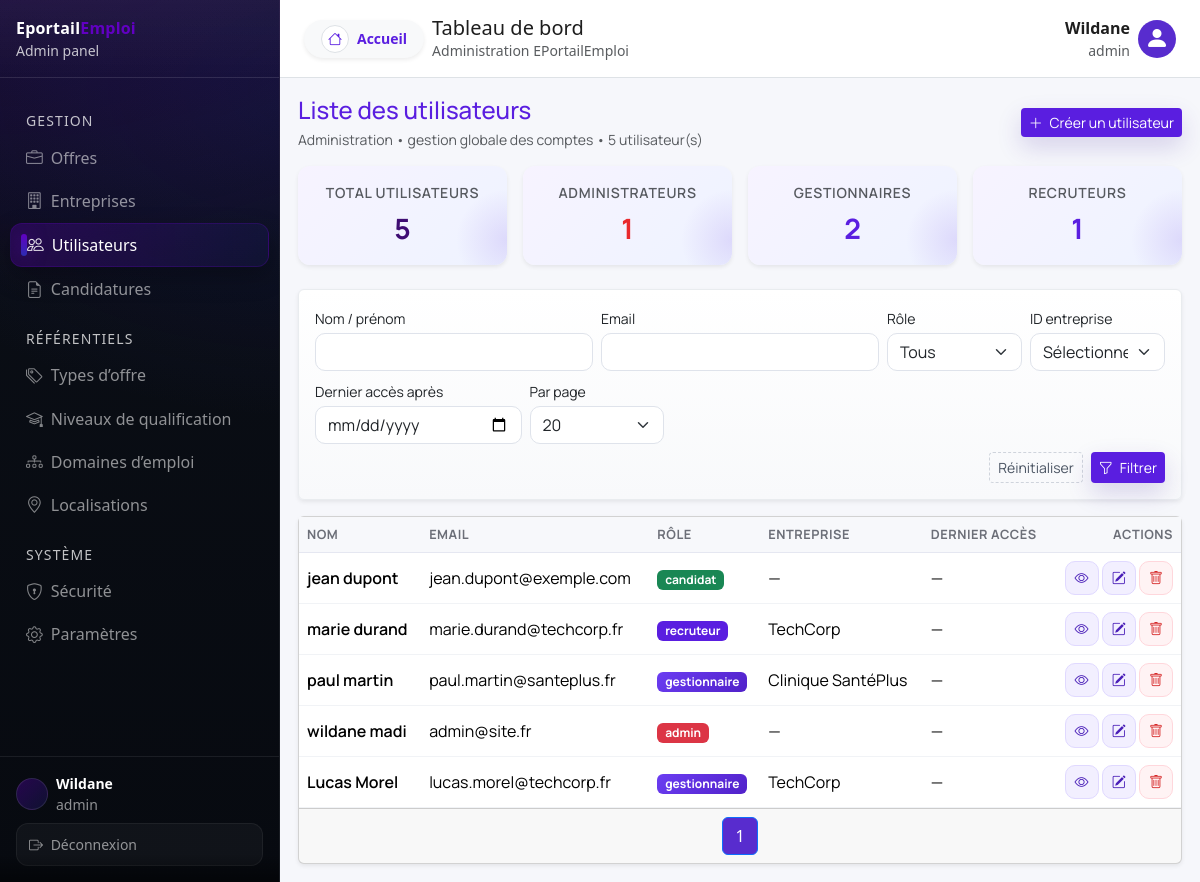
/admin/users?perPage=20&page=1 (signed in), run on an earlier commit of the app's database.
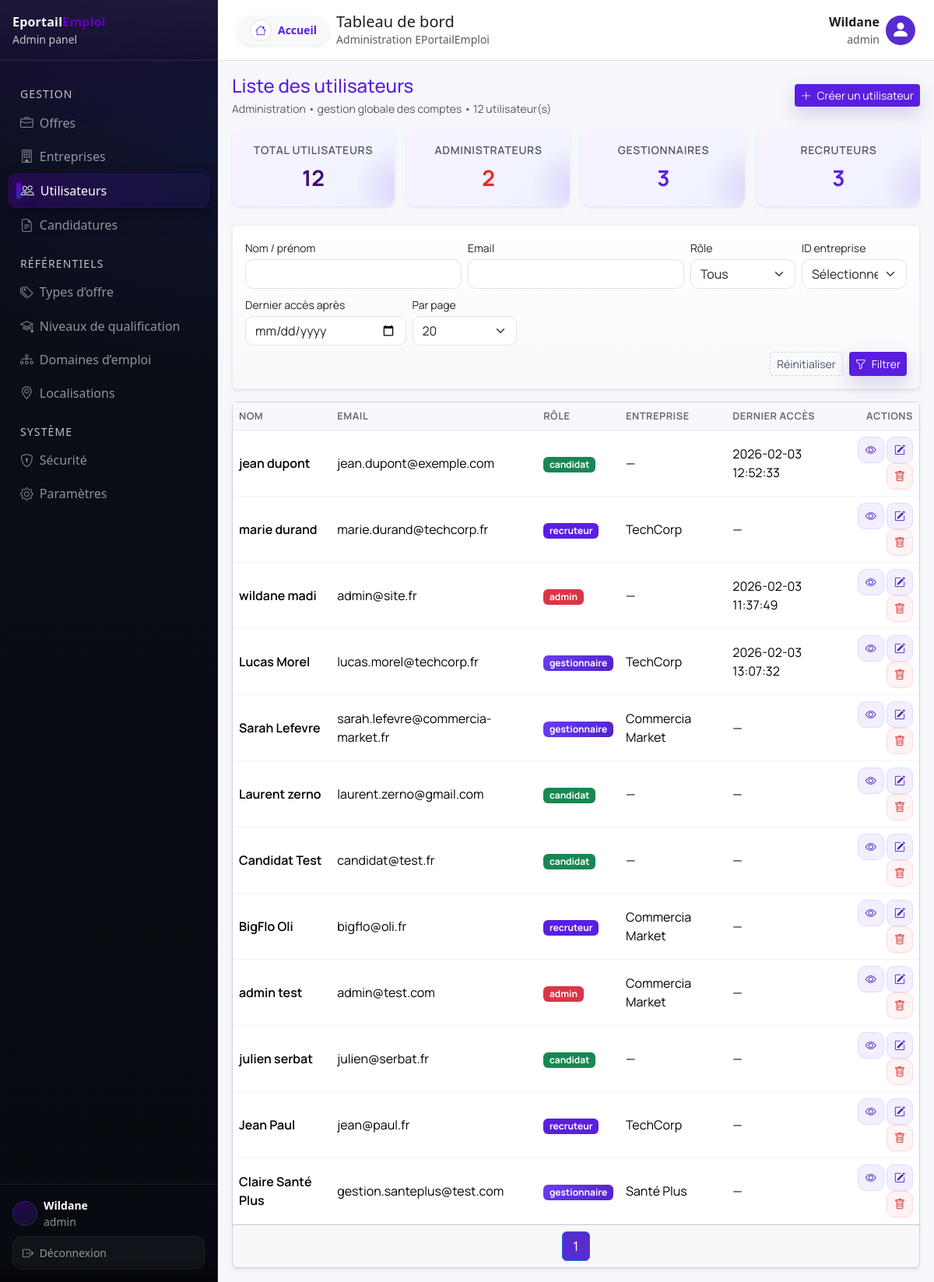
And on a later commit of the database.
### tables this page shows
CREATE TABLE IF NOT EXISTS `users` (
  `id` int NOT NULL AUTO_INCREMENT,
  `prenom` varchar(100) DEFAULT NULL,
  `nom` varchar(100) DEFAULT NULL,
  `email` varchar(150) NOT NULL,
  `mot_de_passe` varchar(255) NOT NULL,
  `telephone` varchar(30) DEFAULT NULL,
  `role` enum('candidat','recruteur','gestionnaire','admin') NOT NULL,
  `entreprise_id` int DEFAULT NULL,
  `date_creation` datetime DEFAULT CURRENT_TIMESTAMP,
  `dernier_acces` datetime DEFAULT NULL,
  PRIMARY KEY (`id`),
  UNIQUE KEY `email` (`email`),
  KEY `fk_users_entreprise` (`entreprise_id`)
);

CREATE TABLE IF NOT EXISTS `entreprises` (
  `id` int NOT NULL AUTO_INCREMENT,
  `date_inscription` timestamp NULL DEFAULT CURRENT_TIMESTAMP,
  `gestionnaire_id` int DEFAULT NULL,
  `nom` varchar(150) NOT NULL,
  `secteur_id` int NOT NULL,
  `adresse` varchar(255) NOT NULL,
  `code_postal` varchar(20) DEFAULT NULL,
  `ville` varchar(150) DEFAULT NULL,
  `pays` varchar(100) DEFAULT NULL,
  `telephone` varchar(30) DEFAULT NULL,
  `email` varchar(100) DEFAULT NULL,
  `siret` varchar(14) NOT NULL,
  `site_web` varchar(255) DEFAULT NULL,
  `taille` varchar(50) DEFAULT NULL,
  `description` text,
  `logo` varchar(255) DEFAULT NULL,
  PRIMARY KEY (`id`),
  UNIQUE KEY `siret` (`siret`),
  UNIQUE KEY `fk_entreprises_gestionnaire` (`gestionnaire_id`) USING BTREE,
  KEY `secteur_id` (`secteur_id`)
);

### views/users/admin_index.php (the view, shortened to what the changed rows need)
<?php
$users      = $users      ?? [];
$filters    = $filters    ?? [];
$page       = $page       ?? 1;
$pages      = $pages      ?? 1;
$perPage    = $perPage    ?? ($_GET['perPage'] ?? 10);
$kpi        = $kpi        ?? [];
$filters = $filters + [
    'nom'           => null,
    'email'         => null,
    'role'          => null,
    'entreprise_id' => null,
    'dernier_acces' => null,
];
$buildQuery = function(int $targetPage) use ($filters, $perPage): string {
    $qs = $filters + [
        'perPage' => $perPage,
        'page' => $targetPage,
    ];
    $qs = array_filter($qs, fn($v) => !($v === null || $v === '' || $v === 0));
    return http_build_query($qs);
};
?>
<div class="d-flex flex-wrap justify-content-between align-items-center mb-3 admin-users-header">
    <div>
        <h2 class="h4 mb-1 text-primary">Liste des utilisateurs</h2>
        <div class="text-muted small">
            Administration • gestion globale des comptes • <?= (int)$kpi['total'] ?> utilisateur(s)
        </div>
    </div>
</div>
<div class="row g-3 mb-4">
    <div class="col-6 col-md-3">
        <div class="card shadow-sm border-0 admin-kpi-card" style="border-radius: var(--radius-md);">
            <div class="card-body text-center py-3">
                <div class="small text-muted mb-1">Total utilisateurs</div>
                <div class="fs-3 fw-bold" style="color: var(--color-primary-purple-dark);">
                    <?= (int)$kpi['total'] ?>
                </div>
            </div>
        </div>
    </div>
    <div class="col-6 col-md-3">
        <div class="card shadow-sm border-0 admin-kpi-card" style="border-radius: var(--radius-md);">
            <div class="card-body text-center py-3">
                <div class="small text-muted mb-1">Administrateurs</div>
                <div class="fs-3 fw-bold" style="color: var(--color-secondary-red-dark);">
                    <?= (int)$kpi['admins'] ?>
                </div>
            </div>
        </div>
    </div>
    <div class="col-6 col-md-3">
        <div class="card shadow-sm border-0 admin-kpi-card" style="border-radius: var(--radius-md);">
            <div class="card-body text-center py-3">
                <div class="small text-muted mb-1">Gestionnaires</div>
                <div class="fs-3 fw-bold" style="color: var(--color-primary-purple);">
                    <?= (int)$kpi['gestionnaires'] ?>
                </div>
            </div>
        </div>
    </div>
    <div class="col-6 col-md-3">
        <div class="card shadow-sm border-0 admin-kpi-card" style="border-radius: var(--radius-md);">
            <div class="card-body text-center py-3">
                <div class="small text-muted mb-1">Recruteurs</div>
                <div class="fs-3 fw-bold text-primary">
                    <?= (int)$kpi['recruteurs'] ?>
                </div>
            </div>
        </div>
    </div>
</div>
<div class="card shadow-sm">
    <div class="card-body p-0">
        <div class="table-responsive">
            <table class="table table-hover align-middle mb-0 admin-users-table">
                <thead class="table-light admin-users-head">
                    <tr>
                        <th>Nom</th>
                        <th class="d-none d-md-table-cell">Email</th>
                        <th>Rôle</th>
                        <th class="d-none d-lg-table-cell">Entreprise</th>
                        <th class="d-none d-lg-table-cell">Dernier accès</th>
                        <th class="text-end">Actions</th>
                    </tr>
                </thead>
                <tbody>
                <?php if (empty($users)): ?>
                    <tr>
                        <td colspan="6" class="text-center text-muted py-4">
                            Aucun utilisateur ne correspond aux filtres.
                        </td>
                    </tr>
                <?php else: ?>
                    <?php foreach ($users as $u): ?>
                        <?php
                            $id   = (int)$u['id'];
                            $name = trim(($u['prenom'] ?? '') . ' ' . ($u['nom'] ?? ''));
                            $role = $u['role'] ?? '';
                            $badgeClass = match ($role) {
                                'admin'        => 'bg-danger',
                                'gestionnaire' => 'bg-purple text-white',
                                'recruteur'    => 'bg-primary',
                                'candidat'     => 'bg-success',
                                default        => 'bg-secondary',
                            };
                        ?>
                        <tr class="admin-user-row">
                            <td class="fw-semibold"><?= htmlspecialchars($name ?: '—') ?></td>
                            <td class="d-none d-md-table-cell"><?= htmlspecialchars($u['email'] ?? '—') ?></td>
                            <td>
                                <span class="badge <?= $badgeClass ?>">
                                    <?= htmlspecialchars($role) ?>
                                </span>
                            </td>
                            <td class="d-none d-lg-table-cell"><?= htmlspecialchars($u['entreprise'] ?? '—') ?></td>
                            <td class="d-none d-lg-table-cell"><?= htmlspecialchars($u['dernier_acces'] ?? '—') ?></td>
                            <td class="text-end">
                                <button
                                    class="btn btn-primary btn-sm btn-icon btn-soft-primary js-user-details"
                                    data-id="<?= $id ?>"
                                    data-nom="<?= htmlspecialchars($name) ?>"
                                    data-email="<?= htmlspecialchars($u['email']) ?>"
                                    data-role="<?= htmlspecialchars($role) ?>"
                                    data-entreprise="<?= htmlspecialchars($u['entreprise'] ?? '—') ?>"
                                    data-acces="<?= htmlspecialchars($u['dernier_acces'] ?? '—') ?>"
                                    data-bs-toggle="modal"
                                    data-bs-target="#userModal"
                                    aria-label="Voir les détails de <?= htmlspecialchars($name) ?>"
                                >
                                    <i class="bi bi-eye"></i>
                                </button>
                                <a href="/admin/users/edit?id=<?= $id ?>"
                                   class="btn btn-primary btn-sm btn-icon btn-soft-primary"
                                   aria-label="Modifier <?= htmlspecialchars($name) ?>">
                                    <i class="bi bi-pencil-square"></i>
                                </a>
                                <form method="POST"
                                      action="/admin/users/delete"
                                      class="d-inline js-delete-form">
                                    <button type="submit"
                                            class="btn btn-danger btn-sm btn-icon btn-soft-danger"
                                            aria-label="Supprimer <?= htmlspecialchars($name) ?>">
                                        <i class="bi bi-trash"></i>
                                    </button>
                                </form>
                            </td>
                        </tr>
                    <?php endforeach; ?>
                <?php endif; ?>
                </tbody>
            </table>
        </div>
    </div>
    <div class="card-footer">
        <nav aria-label="Pagination utilisateurs">
            <ul class="pagination justify-content-center mb-0">
                <?php for ($i = 1; $i <= $pages; $i++): ?>
                    <?php $qs = $buildQuery($i); ?>
                    <li class="page-item <?= $i === $page ? 'active' : '' ?>">
                        <a class="page-link bg-secondary text-white" href="?<?= htmlspecialchars($qs) ?>">
                            <?= $i ?>
                        </a>
                    </li>
                <?php endfor; ?>
            </ul>
        </nav>
    </div>
</div>

### views/partials/sidebar_dashboard.php (shortened to what the changed rows need)
<?php
$role = Auth::role() ?? 'candidat';
$menus = require __DIR__ . '/../../config/menus.php';
$items = $menus[$role] ?? [];
$currentPath = parse_url($_SERVER['REQUEST_URI'] ?? '/', PHP_URL_PATH) ?: '/';
?>
<nav class="sidebar bg-dark text-white d-flex flex-column">
    <ul class="nav nav-pills flex-column mb-auto mt-2">
        <?php foreach ($items as $item): ?>
            <?php if (isset($item['section'])): ?>
                <li class="px-3 mt-3 mb-1 text-uppercase small opacity-75">
                    <?= htmlspecialchars($item['section']) ?>
                </li>
                <?php continue; ?>
            <?php endif; ?>
            <?php
                $url   = $item['url']   ?? '#';
                $icon  = $item['icon']  ?? 'bi-circle';
                $label = $item['label'] ?? '';
                $isActive = ($currentPath === $url);
            ?>
            <li class="nav-item">
                <a
                    href="<?= htmlspecialchars($url) ?>"
                    class="nav-link d-flex align-items-center px-3 py-2 <?= $isActive ? 'active text-white' : 'text-white-50' ?>"
                >
                    <i class="bi <?= htmlspecialchars($icon) ?> me-2"></i>
                    <span><?= htmlspecialchars($label) ?></span>
                </a>
            </li>
        <?php endforeach; ?>
    </ul>
</nav>

What changed in the data, as far as the page shows it:
removed users: prenom+nom "paul martin", email "paul.martin@santeplus.fr", role "gestionnaire", entreprise.nom "Clinique SantéPlus", dernier_acces "—"
changed users "jean dupont": dernier_acces "—" → "2026-02-03 12:52:33"
changed users "wildane madi": dernier_acces "—" → "2026-02-03 11:37:49"
changed users "Lucas Morel": dernier_acces "—" → "2026-02-03 13:07:32"
added users: prenom+nom "Sarah Lefevre", email "sarah.lefevre@commercia-market.fr", role "gestionnaire", entreprise.nom "Commercia Market", dernier_acces "—"
added users: prenom+nom "Laurent zerno", email "laurent.zerno@gmail.com", role "candidat", entreprise "—", dernier_acces "—"
added users: prenom+nom "Candidat Test", email "candidat@test.fr", role "candidat", entreprise "—", dernier_acces "—"
added users: prenom+nom "BigFlo Oli", email "bigflo@oli.fr", role "recruteur", entreprise.nom "Commercia Market", dernier_acces "—"
added users: prenom+nom "admin test", email "admin@test.com", role "admin", entreprise.nom "Commercia Market", dernier_acces "—"
added users: prenom+nom "julien serbat", email "julien@serbat.fr", role "candidat", entreprise "—", dernier_acces "—"
added users: prenom+nom "Jean Paul", email "jean@paul.fr", role "recruteur", entreprise.nom "TechCorp", dernier_acces "—"
added users: prenom+nom "Claire Santé Plus", email "gestion.santeplus@test.com", role "gestionnaire", entreprise.nom "Santé Plus", dernier_acces "—"
Also different on the page:
$kpi['total']: "5" → "12"
$kpi['admins']: "1" → "2"
$kpi['gestionnaires']: "2" → "3"
$kpi['recruteurs']: "1" → "3"
